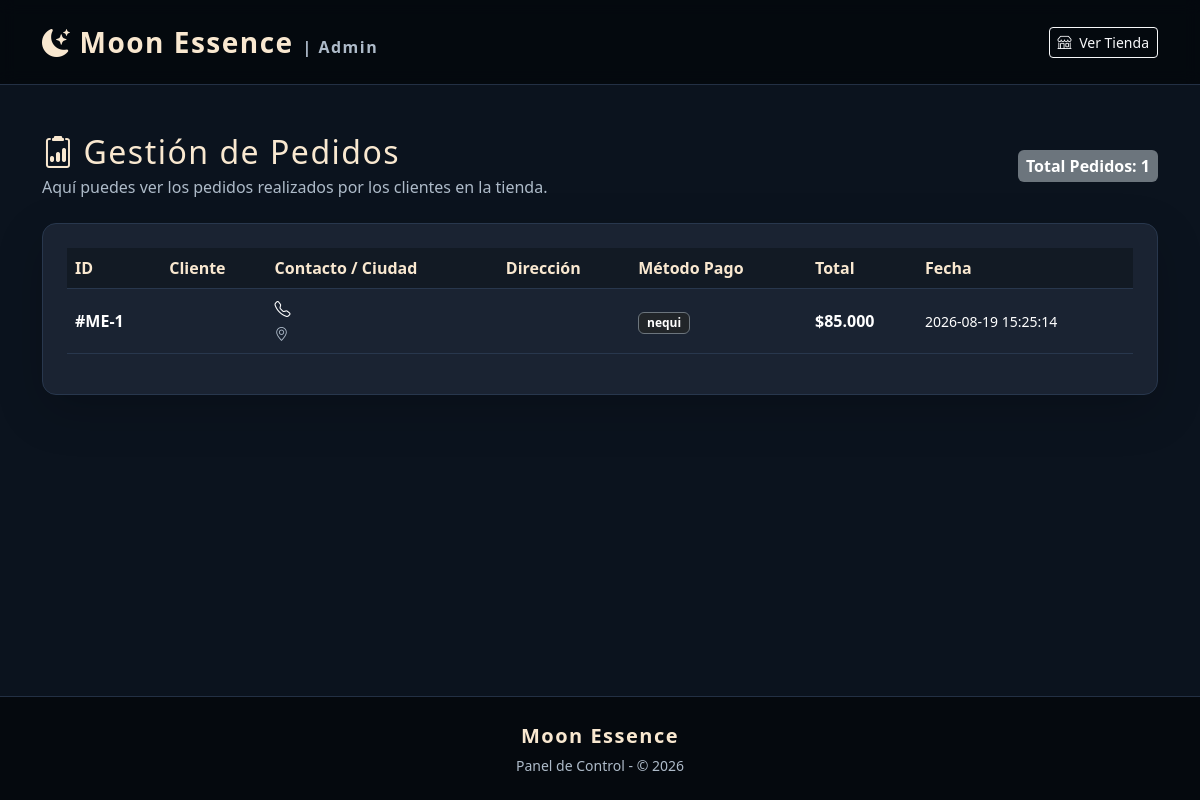
Page /admin/pedidos.php on the earlier database version.
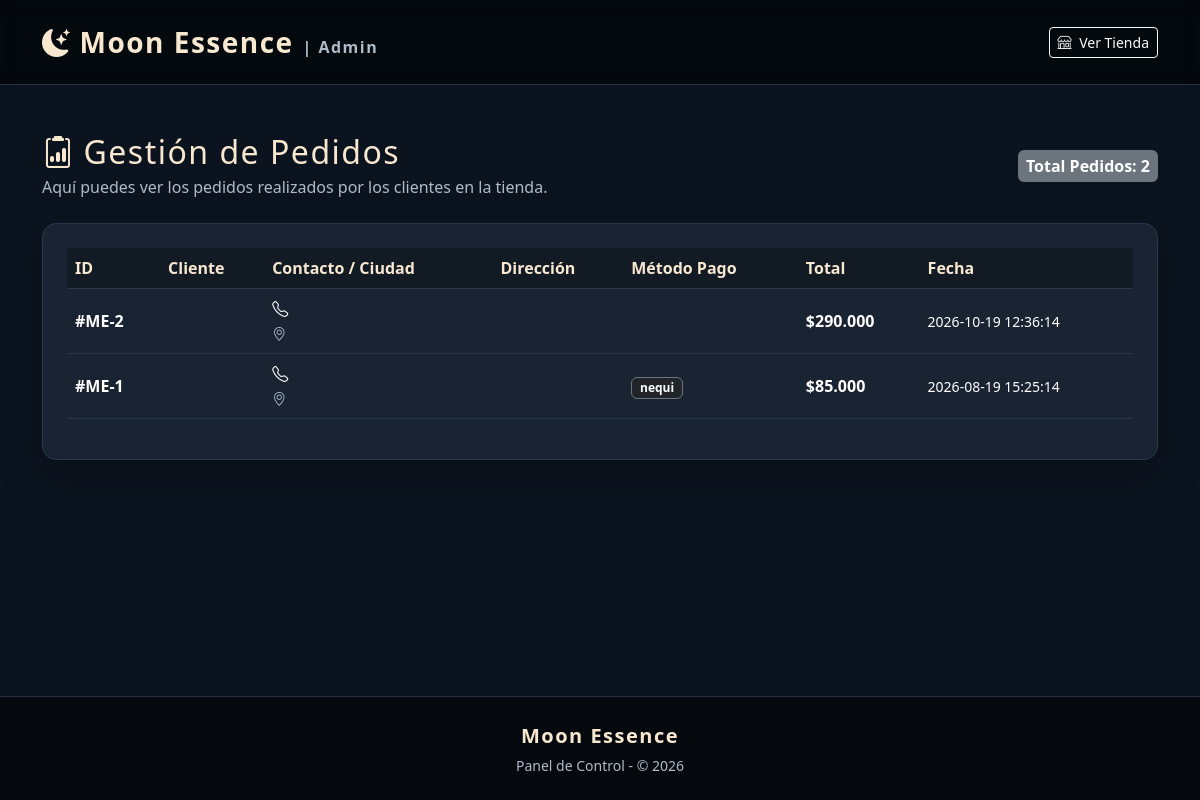
Same page on the later database version.
### tables this page shows
CREATE TABLE `pedidos` (
  `id_pedido` int(11) NOT NULL,
  `id_usuario` int(11) NOT NULL,
  `fecha_pedido` timestamp NOT NULL DEFAULT CURRENT_TIMESTAMP,
  `total` decimal(10,2) NOT NULL,
  `metodo_pago` enum('nequi','efectivo') NOT NULL,
  `estado_pedido` enum('pendiente','pagado','enviado','entregado','cancelado') DEFAULT 'pendiente',
  `fecha_creacion` datetime DEFAULT CURRENT_TIMESTAMP,
  `nombre_cliente` varchar(100) DEFAULT NULL,
  `telefono` varchar(30) DEFAULT NULL,
  `direccion` text,
  `ciudad` varchar(100) DEFAULT NULL,
  `notas` text
);

### admin/pedidos.php (the view, shortened to what this page needs)
<?php
$host = 'localhost';
$db   = 'moon_essence';
$user = 'root';
$pass = '';
try {
    $pdo = new PDO("mysql:host=$host;dbname=$db;charset=utf8", $user, $pass);
    $pdo->setAttribute(PDO::ATTR_ERRMODE, PDO::ERRMODE_EXCEPTION);
} catch (PDOException $e) {
    die("Error de conexión: " . $e->getMessage());
}
$stmt = $pdo->query("SELECT * FROM pedidos ORDER BY fecha_pedido DESC");
$pedidos = $stmt->fetchAll(PDO::FETCH_ASSOC);
?>
<!DOCTYPE html>
<html lang="es">
<head>
    <link href="https://cdn.jsdelivr.net/npm/bootstrap@5.3.0/dist/css/bootstrap.min.css" rel="stylesheet">
    <link rel="stylesheet" href="https://cdn.jsdelivr.net/npm/bootstrap-icons@1.11.0/font/bootstrap-icons.css">
</head>
<body>
<nav class="navbar navbar-expand-lg navbar-moon sticky-top py-3">
    <div class="container">
        <a class="navbar-brand fw-bold fs-3 brand-text" href="../index.php">
            <i class="bi bi-moon-stars-fill me-2"></i>Moon Essence <small class="fs-6 text-muted-moon">| Admin</small>
        </a>
        <a href="../index.php" class="btn btn-outline-light btn-sm"><i class="bi bi-shop me-1"></i> Ver Tienda</a>
    </div>
</nav>
<div class="container my-5">
    <div class="d-flex justify-content-between align-items-center mb-4">
        <div>
            <h2 class="brand-text mb-1"><i class="bi bi-clipboard2-data me-2"></i>Gestión de Pedidos</h2>
            <p class="text-muted-moon m-0">Aquí puedes ver los pedidos realizados por los clientes en la tienda.</p>
        </div>
        <span class="badge bg-secondary fs-6 p-2">Total Pedidos: <?= count($pedidos) ?></span>
    </div>
    <div class="card card-admin p-4 shadow-lg">
        <?php if (empty($pedidos)): ?>
            <div class="text-center py-5">
                <i class="bi bi-inbox fs-1 text-muted-moon"></i>
                <p class="text-muted-moon mt-3 fs-5">Aún no se ha registrado ningún pedido bajo la luna.</p>
            </div>
        <?php else: ?>
            <div class="table-responsive">
                <table class="table table-moon align-middle">
                    <thead>
                        <tr>
                            <th>ID</th>
                            <th>Cliente</th>
                            <th>Contacto / Ciudad</th>
                            <th>Dirección</th>
                            <th>Método Pago</th>
                            <th>Total</th>
                            <th>Fecha</th>
                        </tr>
                    </thead>
                    <tbody>
                        <?php foreach ($pedidos as $p): ?>
                            <tr>
                                <td class="fw-bold text-warning">#ME-<?= $p['id_pedido'] ?></td>
                                <td>
                                </td>
                                <td>
                                    <div><i class="bi bi-telephone me-1"></i><?= htmlspecialchars($p['telefono']) ?></div>
                                    <small class="text-muted-moon"><i class="bi bi-geo-alt me-1"></i><?= htmlspecialchars($p['ciudad']) ?></small>
                                </td>
                                <td>
                                </td>
                                <td><span class="badge bg-dark border border-secondary"><?= htmlspecialchars($p['metodo_pago'] ?? 'Contra Entrega') ?></span></td>
                                <td class="text-success fw-bold">$<?= number_format($p['total'], 0, ',', '.') ?></td>
                                <td class="small text-muted-moon"><?= $p['fecha_pedido'] ?></td>
                            </tr>
                        <?php endforeach; ?>
                    </tbody>
                </table>
            </div>
        <?php endif; ?>
    </div>
</div>
<footer class="py-4 mt-auto">
    <div class="container text-center">
        <p class="brand-text fw-bold mb-1 fs-5">Moon Essence</p>
        <p class="small m-0">Panel de Control - © 2026</p>
    </div>
</footer>
</body>
</html>

Differences in the rows shown:
added pedidos: id_pedido "2", total "290.000", fecha_pedido "2026-10-19 12:36:14"
Other differences:
count($pedidos): "1" → "2"
